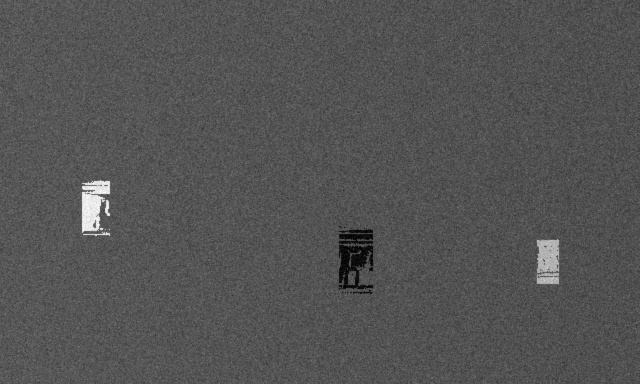
#> input picture boundary_ml/data/synth/images/train/train_000039.jpg, 640 x 384 px
$ python -i pytesseract.py   (imports and definitions only)
#> lines starting #> are read from the running program, lines starting #| are printed output that depends on the picture; after the words box and inside, x2 and y2 are one past the last pixel; in counts of white or black regions, pixels touching at a corner belong together
from __future__ import annotations

import importlib
import os
import re
import sys
from pathlib import Path

import cv2
import numpy as np


def _load_external_pytesseract():
	"""Load third-party pytesseract while avoiding local module shadowing."""
	current_dir = Path(__file__).resolve().parent
	original_sys_path = list(sys.path)

	try:
		sys.path = [p for p in sys.path if Path(p or ".").resolve() != current_dir]
		try:
			module = importlib.import_module("pytesseract")
		except Exception:
			return None
	finally:
		sys.path = original_sys_path

	if not hasattr(module, "image_to_string"):
		return None

	return module


tesseract_lib = _load_external_pytesseract()


# Optional override for Windows installs, e.g.:
# TESSERACT_CMD=C:\\Program Files\\Tesseract-OCR\\tesseract.exe
if tesseract_lib is not None and os.environ.get("TESSERACT_CMD"):
	tesseract_lib.pytesseract.tesseract_cmd = os.environ["TESSERACT_CMD"]


def _prep_for_tesseract(image):
	"""Light OCR prep for 7-segment digits: upscale + denoise + hard binary."""
	if image is None:
		raise ValueError("image is None")

	if len(image.shape) == 3:
		image = cv2.cvtColor(image, cv2.COLOR_BGR2GRAY)

	# Upscale to give Tesseract more stroke detail.
	upscaled = cv2.resize(image, None, fx=3.0, fy=3.0, interpolation=cv2.INTER_CUBIC)
	blurred = cv2.GaussianBlur(upscaled, (3, 3), 0)
	_, binary = cv2.threshold(blurred, 0, 255, cv2.THRESH_BINARY + cv2.THRESH_OTSU)
	return binary


def _close_small_gaps(mask: np.ndarray, max_gap: int = 2) -> np.ndarray:
	"""Fill short false runs in a 1D boolean mask."""
	filled = mask.copy()
	idx = 0
	length = len(filled)
	while idx < length:
		if filled[idx]:
			idx += 1
			continue
		start = idx
		while idx < length and not filled[idx]:
			idx += 1
		end = idx
		if start > 0 and end < length and (end - start) <= int(max_gap):
			filled[start:end] = True
	return filled


def _extract_glyph_boxes(binary: np.ndarray) -> list[tuple[int, int, int, int]]:
	"""Extract x-ordered glyph boxes from binary image via vertical projection."""
	h, w = binary.shape[:2]
	col_signal = (binary > 0).sum(axis=0) > max(1, int(h * 0.02))
	col_signal = _close_small_gaps(col_signal, max_gap=2)

	boxes: list[tuple[int, int, int, int]] = []
	x = 0
	while x < w:
		if not col_signal[x]:
			x += 1
			continue
		x1 = x
		while x < w and col_signal[x]:
			x += 1
		x2 = x
		if (x2 - x1) < 2:
			continue
		roi = binary[:, x1:x2]
		rows = np.where(roi.sum(axis=1) > 0)[0]
		if len(rows) == 0:
			continue
		y1 = int(rows.min())
		y2 = int(rows.max()) + 1
		boxes.append((x1, y1, x2 - x1, y2 - y1))

	return boxes


def _is_colon_roi(roi: np.ndarray) -> bool:
	"""Detect whether ROI looks like a two-dot colon."""
	num_labels, _, stats, centroids = cv2.connectedComponentsWithStats(roi, connectivity=8)
	components = []
	for idx in range(1, num_labels):
		area = int(stats[idx, cv2.CC_STAT_AREA])
		if area < 6:
			continue
		x = int(stats[idx, cv2.CC_STAT_LEFT])
		y = int(stats[idx, cv2.CC_STAT_TOP])
		w = int(stats[idx, cv2.CC_STAT_WIDTH])
		h = int(stats[idx, cv2.CC_STAT_HEIGHT])
		cx, cy = centroids[idx]
		components.append((x, y, w, h, area, float(cx), float(cy)))

	if len(components) != 2:
		return False

	c1, c2 = components
	dx = abs(c1[5] - c2[5])
	dy = abs(c1[6] - c2[6])
	# Colon dots should align vertically with significant y separation.
	return dx <= max(c1[2], c2[2], 4) and dy >= max(10, int(roi.shape[0] * 0.15))


def _decode_seven_segment_digit(roi: np.ndarray) -> str:
	"""Decode one digit ROI using 7-segment occupancy."""
	orig_h, orig_w = roi.shape[:2]
	std_w, std_h = 60, 100
	resized = cv2.resize(roi, (std_w, std_h), interpolation=cv2.INTER_NEAREST)
	_, resized = cv2.threshold(resized, 127, 255, cv2.THRESH_BINARY)
	resized = cv2.morphologyEx(
		resized,
		cv2.MORPH_OPEN,
		cv2.getStructuringElement(cv2.MORPH_RECT, (2, 2)),
		iterations=1,
	)

	segments = {
		"a": resized[5:20, 15:45],
		"b": resized[18:45, 42:58],
		"c": resized[55:82, 42:58],
		"d": resized[80:95, 15:45],
		"e": resized[55:82, 2:18],
		"f": resized[18:45, 2:18],
		"g": resized[43:57, 15:45],
	}

	density = {name: float((seg > 0).mean()) for name, seg in segments.items()}
	state = tuple(int(density[name] > 0.24) for name in segments.keys())

	left_density = float((resized[:, : std_w // 2] > 0).mean())
	right_density = float((resized[:, std_w // 2 :] > 0).mean())
	horizontal_load = density["a"] + density["d"] + density["g"]
	left_rails = density["e"] + density["f"]
	right_rails = density["b"] + density["c"]

	if (
		right_density > (left_density * 1.35)
		and right_rails > 0.55
		and left_rails < 0.28
		and horizontal_load < 0.85
	):
		return "1"

	# Strong heuristic for digit "1": narrow glyph with dominant right rails.
	aspect = orig_w / float(max(1, orig_h))
	if (
		aspect <= 0.42
		and density["b"] > 0.22
		and density["c"] > 0.22
		and density["e"] < 0.12
		and density["f"] < 0.12
	):
		return "1"

	pattern_to_digit = {
		(1, 1, 1, 1, 1, 1, 0): "0",
		(0, 1, 1, 0, 0, 0, 0): "1",
		(1, 1, 0, 1, 1, 0, 1): "2",
		(1, 1, 1, 1, 0, 0, 1): "3",
		(0, 1, 1, 0, 0, 1, 1): "4",
		(1, 0, 1, 1, 0, 1, 1): "5",
		(1, 0, 1, 1, 1, 1, 1): "6",
		(1, 1, 1, 0, 0, 0, 0): "7",
		(1, 1, 1, 1, 1, 1, 1): "8",
		(1, 1, 1, 1, 0, 1, 1): "9",
	}

	if state in pattern_to_digit:
		return pattern_to_digit[state]

	# Fallback: nearest known pattern by Hamming distance.
	best_digit = ""
	best_dist = 999
	for pattern, digit in pattern_to_digit.items():
		dist = sum(abs(a - b) for a, b in zip(state, pattern))
		if dist < best_dist:
			best_dist = dist
			best_digit = digit

	return best_digit if best_dist <= 2 else ""


def _read_clock_text_from_segments(binary: np.ndarray) -> tuple[str, str]:
	"""Pure OpenCV/Numpy 7-segment clock reader (no external OCR engine)."""
	boxes = _extract_glyph_boxes(binary)
	if not boxes:
		return "", ""

	glyphs = []
	for (x, y, w, h) in boxes:
		roi = binary[y : y + h, x : x + w]
		if _is_colon_roi(roi):
			glyphs.append(":")
			continue
		digit = _decode_seven_segment_digit(roi)
		if digit:
			glyphs.append(digit)

	raw = "".join(glyphs)
	normalized = normalize_clock_text(raw)
	return raw, normalized


def normalize_clock_text(text: str) -> str:
	"""Keep only digits and colon; normalize common OCR confusions."""
	if not text:
		return ""

	cleaned = text.strip().replace(" ", "")
	cleaned = cleaned.replace(";", ":").replace(".", ":")
	cleaned = re.sub(r"[^0-9:]", "", cleaned)

	# Collapse multiple colons to one and place between left/right digits when possible.
	if cleaned.count(":") > 1:
		parts = [p for p in cleaned.split(":") if p]
		if len(parts) >= 2:
			cleaned = f"{parts[0]}:{parts[1]}"
		else:
			cleaned = "".join(parts)

	if ":" not in cleaned and len(cleaned) >= 3:
		# Heuristic fallback for HHMM / HMM style outputs.
		if len(cleaned) == 4:
			cleaned = f"{cleaned[:2]}:{cleaned[2:]}"
		elif len(cleaned) == 3:
			cleaned = f"{cleaned[:1]}:{cleaned[1:]}"

	return cleaned


def read_clock_text_from_image(image, psm: int = 7) -> tuple[str, str]:
	"""
	Run pytesseract on a cropped time image.

	Returns:
		raw_text, normalized_text
	"""
	prepped = _prep_for_tesseract(image)

	if tesseract_lib is not None:
		try:
			config = f"--oem 3 --psm {int(psm)} -c tessedit_char_whitelist=0123456789:"
			raw = tesseract_lib.image_to_string(prepped, config=config)
			normalized = normalize_clock_text(raw)
			if normalized:
				return raw.strip(), normalized
		except Exception:
			pass

	# Fully self-contained fallback.
	return _read_clock_text_from_segments(prepped)


def read_clock_text_from_file(image_path: str | Path, psm: int = 7) -> tuple[str, str]:
	"""Load image from disk and run clock OCR."""
	path = Path(image_path)
	image = cv2.imread(str(path), cv2.IMREAD_GRAYSCALE)
	if image is None:
		raise FileNotFoundError(f"Could not read image: {path}")
	return read_clock_text_from_image(image, psm=psm)

>>> import cv2
>>> picture = cv2.imread('../../boundary_ml/data/synth/images/train/train_000039.jpg')
#> picture is the input picture: shape (384, 640, 3); min 0, max 253, mean 83.5
>>> result = read_clock_text_from_image(picture)
#> in _prep_for_tesseract, `_, binary = cv2.threshold(blurred, 0, 255, cv2.THRESH_BINARY + cv2.THR..`:
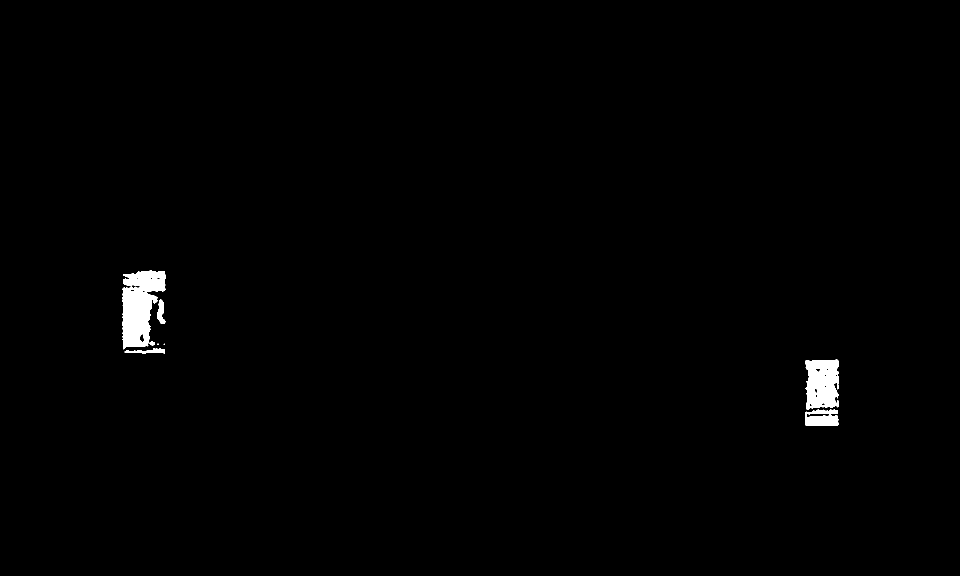
#> binary: shape (1152, 1920) (shown at 1/2 size); 0.78% white; 8 white regions (2 under 20 px), largest, box (x1, y1, x2, y2) and area: (245, 540, 331, 699) 8964, (1611, 718, 1677, 819) 5636, (1611, 819, 1677, 852) 1731, (315, 599, 331, 648) 485, (249, 696, 330, 708) 440, (299, 683, 310, 691) 68
#> in _close_small_gaps, `length = len(filled)`: length = 1920
#> the loop in _close_small_gaps, `while idx < length:` made 154 passes
#> (start, end) on pass 1: (0, 245)
#> after the loop in _extract_glyph_boxes, `while x < w:`: boxes = [(245, 540, 85, 168), (1611, 718, 66, 134)]; x = 1920
#> in _read_clock_text_from_segments, `boxes = _extract_glyph_boxes(binary)`: boxes = [(245, 540, 85, 168), (1611, 718, 66, 134)]
#> the loop in _read_clock_text_from_segments, `for (x, y, w, h) in boxes:` made 2 passes
#> (x, y, w, h, num_labels in _is_colon_roi, orig_h in _decode_seven_segment_digit, orig_w in _decode_seven_segment_digit, std_w in _decode_seven_segment_digit) on pass 1: (245, 540, 85, 168, 7, 168, 85, 60)
#> (x, y, w, h, num_labels in _is_colon_roi, centroids in _is_colon_roi, c1 in _is_colon_roi, c2 in _is_colon_roi) on pass 2: (1611, 718, 66, 134, 3, [[29.23, 72.49], [33.12, 48.85], [33.28, 118.9]], (0, 0, 66, 101, 5636, 33.12, 48.85), (0, 101, 66, 33, 1731, 33.28, 118.9))
#> pass 1, in _read_clock_text_from_segments, `roi = binary[y : y + h, x : x + w]`:
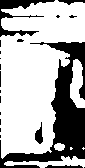
#> roi: shape (168, 85); 69.7% white; 20 black regions (15 under 20 px), largest, box (x1, y1, x2, y2) and area: (0, 42, 85, 168) 3395, (0, 0, 55, 37) 581, (35, 122, 43, 144) 100, (45, 165, 83, 168) 82, (58, 0, 85, 5) 71
#> pass 1, in _decode_seven_segment_digit, `resized = cv2.resize(roi, (std_w, std_h), interpolation=cv2.INTER_NEAR..`:
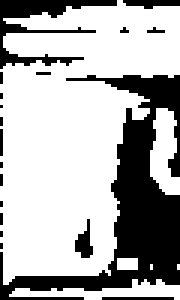
#> resized: shape (100, 60) (shown 3 times larger); 69.5% white; 19 black regions (14 under 20 px), largest, box (x1, y1, x2, y2) and area: (0, 25, 60, 100) 1391, (0, 0, 39, 23) 284, (25, 73, 31, 86) 43, (41, 0, 60, 3) 40, (34, 99, 58, 100) 24
#> pass 1, in _decode_seven_segment_digit, `resized = cv2.morphologyEx( resized, cv2.MORPH_OPEN, cv2.getStructurin..`:
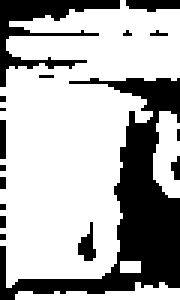
#> resized: shape (100, 60) (shown 3 times larger); 68.9% white; 17 black regions (12 under 20 px), largest, box (x1, y1, x2, y2) and area: (0, 26, 60, 100) 1311, (0, 0, 40, 29) 359, (42, 0, 60, 4) 56, (26, 74, 32, 87) 43, (0, 40, 2, 53) 26
#> pass 2, in _read_clock_text_from_segments, `roi = binary[y : y + h, x : x + w]`:
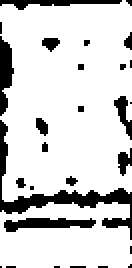
#> roi: shape (134, 66) (shown 2 times larger); 83.3% white; 28 black regions (19 under 20 px), largest, box (x1, y1, x2, y2) and area: (0, 60, 66, 120) 566, (2, 109, 48, 116) 200, (0, 18, 7, 58) 180
#> after the loop in _read_clock_text_from_segments, `for (x, y, w, h) in boxes:`: glyphs = ['2', ':']
#> in _read_clock_text_from_segments, `normalized = normalize_clock_text(raw)`: normalized = '2:'
#> result = ('2:', '2:')

$ run again, on boundary_ml/data/synth/images/train/train_000150.jpg
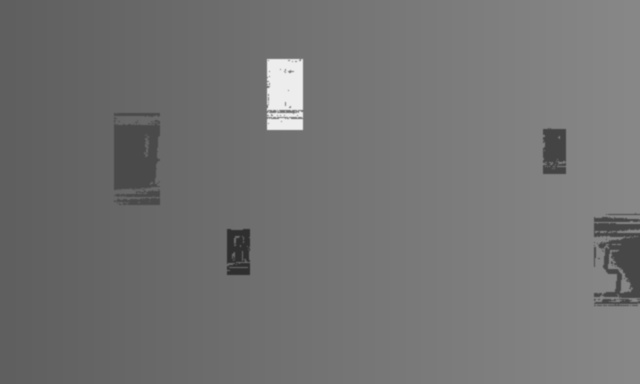
#> input picture boundary_ml/data/synth/images/train/train_000150.jpg, 640 x 384 px
#> picture is the input picture: shape (384, 640, 3); min 43, max 242, mean 114.6
#> in _prep_for_tesseract, `_, binary = cv2.threshold(blurred, 0, 255, cv2.THRESH_BINARY + cv2.THR..`:
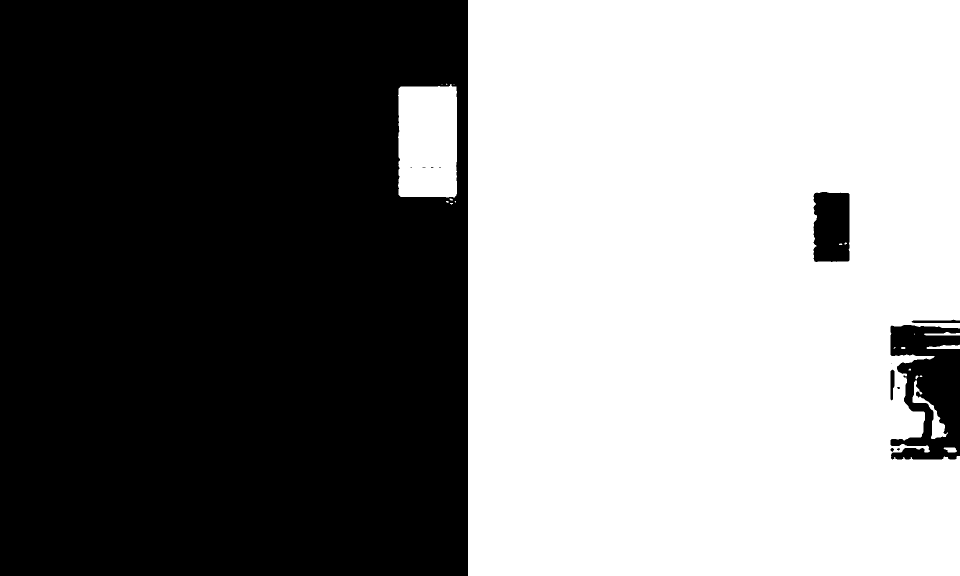
#> binary: shape (1152, 1920) (shown at 1/2 size); 50.8% white; 13 black regions (7 under 20 px), largest, box (x1, y1, x2, y2) and area: (0, 0, 936, 1152) 1052452, (1781, 650, 1920, 919) 26031, (1627, 384, 1699, 524) 9619, (1823, 639, 1920, 646) 485, (1781, 739, 1789, 801) 398, (1781, 896, 1788, 904) 37
#> length = 1920
#> the loop in _close_small_gaps, `while idx < length:` made 1103 passes
#> (start, end) on pass 1: (0, 797)
#> after the loop in _extract_glyph_boxes, `while x < w:`: boxes = [(797, 167, 117, 242), (936, 0, 984, 1152)]; x = 1920
#> in _read_clock_text_from_segments, `boxes = _extract_glyph_boxes(binary)`: boxes = [(797, 167, 117, 242), (936, 0, 984, 1152)]
#> the loop in _read_clock_text_from_segments, `for (x, y, w, h) in boxes:` made 2 passes
#> (x, y, w, h, num_labels in _is_colon_roi, orig_h in _decode_seven_segment_digit, orig_w in _decode_seven_segment_digit, std_w in _decode_seven_segment_digit) on passes 1 to 2: (797, 167, 117, 242, 9, 242, 117, 60), (936, 0, 984, 1152, 14, 1152, 984, 60)
#> pass 2, in _read_clock_text_from_segments, `roi = binary[y : y + h, x : x + w]`:
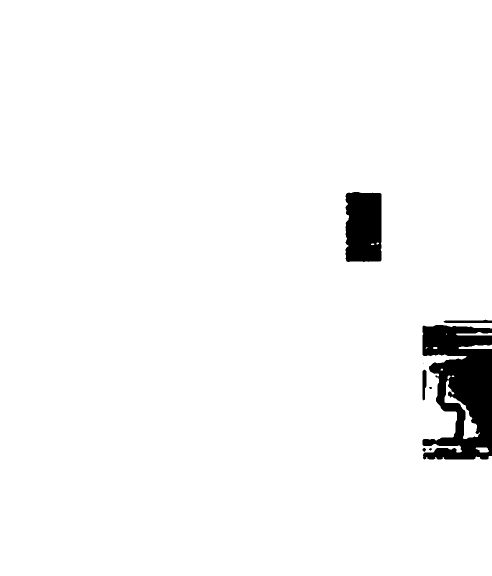
#> roi: shape (1152, 984) (shown at 1/2 size); 96.8% white; 8 black regions (3 under 20 px), largest, box (x1, y1, x2, y2) and area: (845, 650, 984, 919) 26031, (691, 384, 763, 524) 9619, (887, 639, 984, 646) 485, (845, 739, 853, 801) 398, (845, 896, 852, 904) 37
#> after the loop in _read_clock_text_from_segments, `for (x, y, w, h) in boxes:`: glyphs = ['8', '8']
#> normalized = '88'
#> result = ('88', '88')
